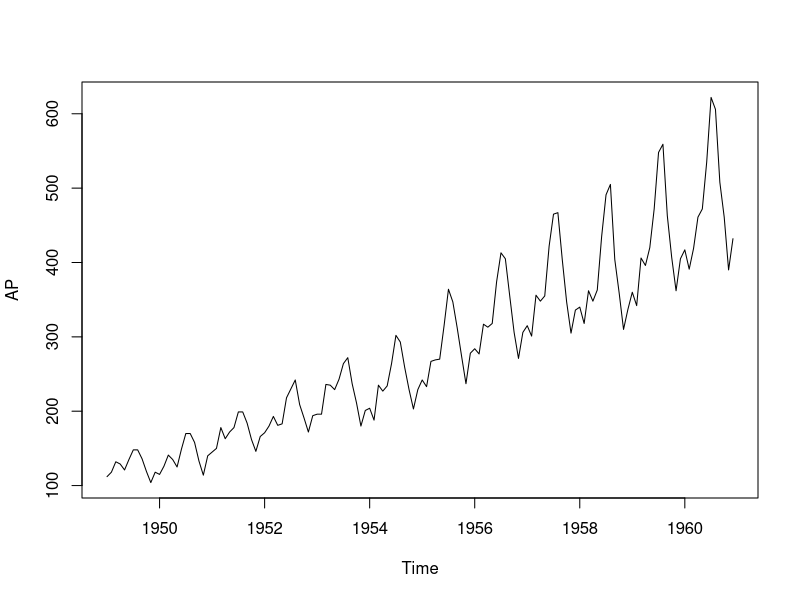
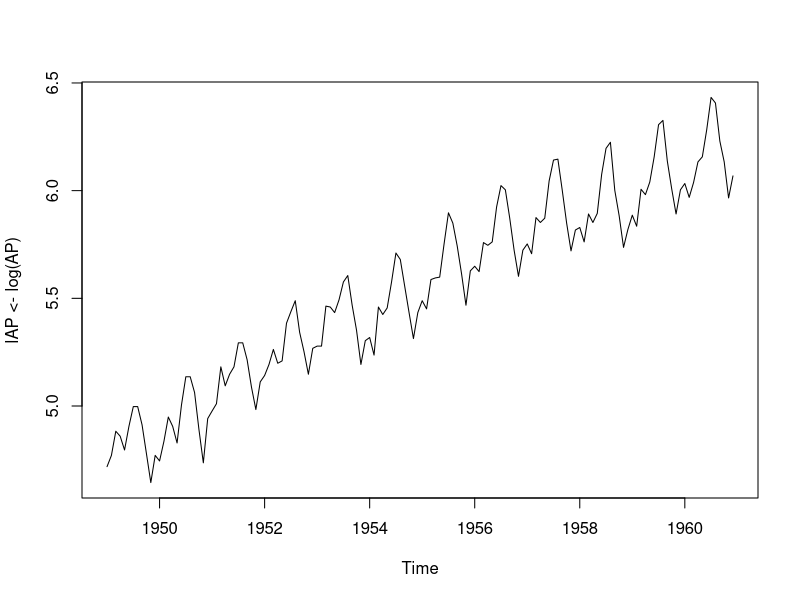
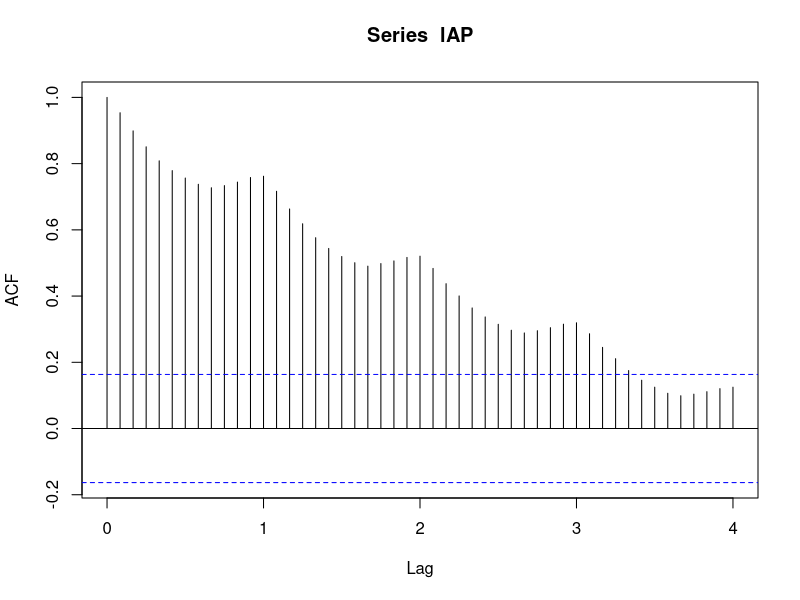
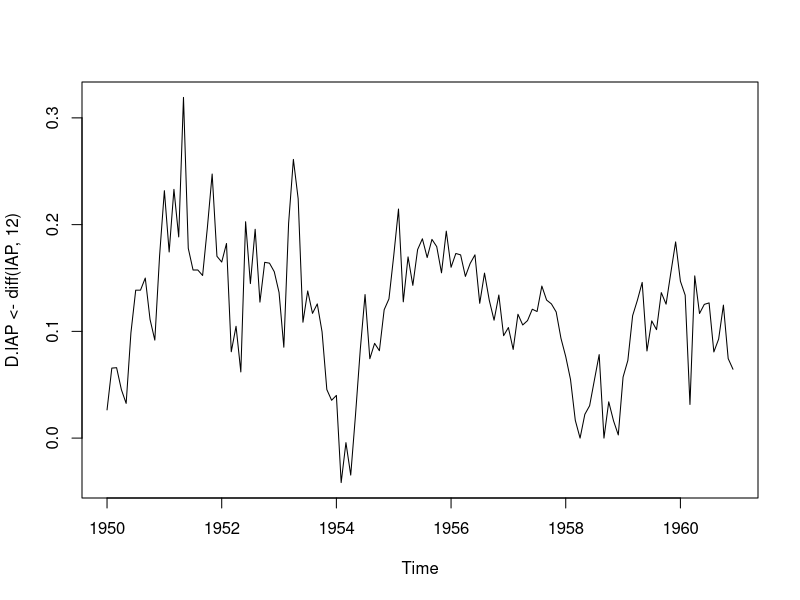
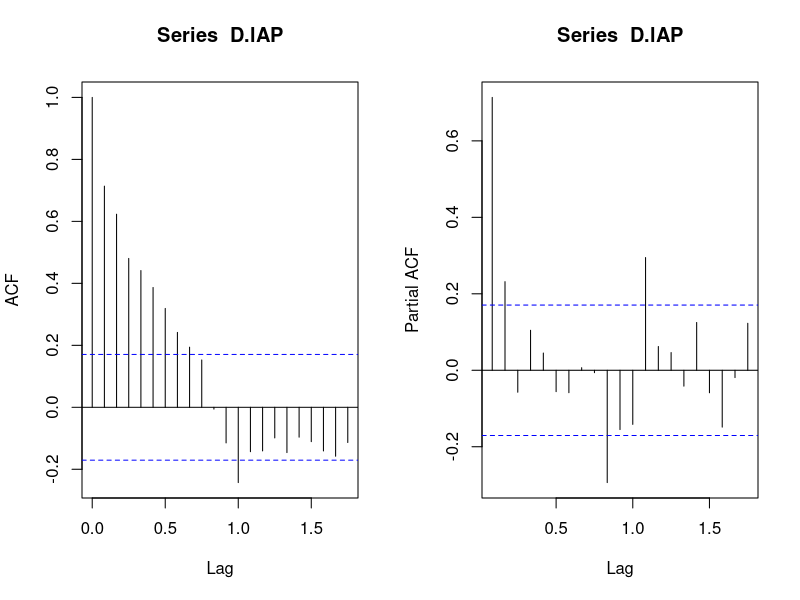
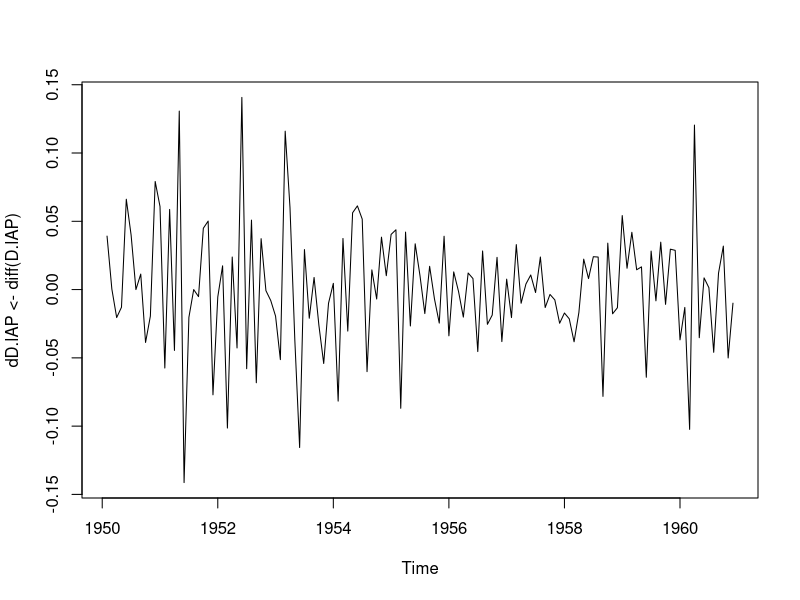
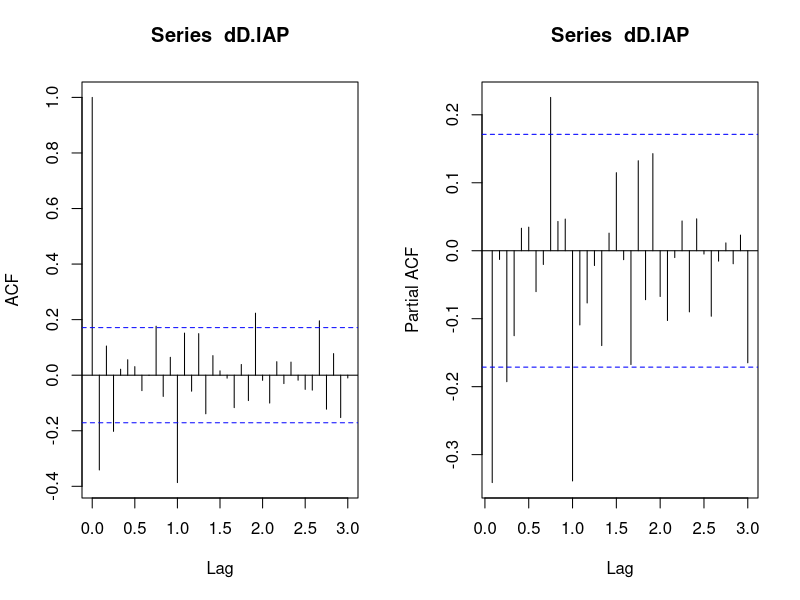
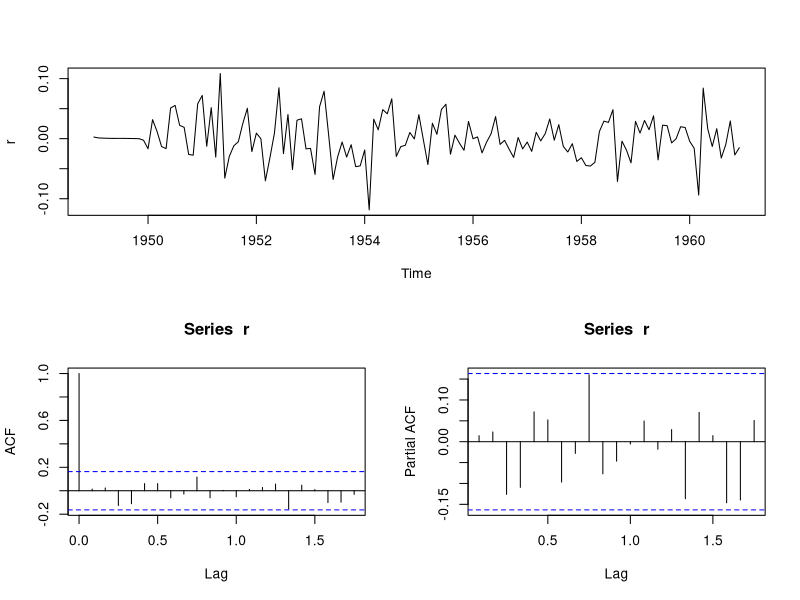

Source code (R) for these figures, in order:
# LAB 6[2]:계절성이 있는 자료에서의 Seasonal ARIMA 모형 적합 2

data("AirPassengers")
AP <- AirPassengers
ts.plot(AP)
# 뚜렷한 계절성과 선형추세가 관찰됨. 분산 안정화도 필요해보임.

ts.plot(lAP <- log(AP))

## 모형식별
acf(lAP, lag.max=48)
# lag 1,2,3년에서 sacf값이 천천히 감소함

ts.plot(D.lAP<-diff(lAP, 12))
# 계절 차분된 자료는 평균이 0이 아닌 시계열로 보임.
# sacf, spacf를 확인해볼 필요가 있어보임
layout(t(1:2))
acf(D.lAP)
pacf(D.lAP)
# acf가 선형적으로 감소하므로 확률적 추세로 보고 추가적인 차분

layout(1)
ts.plot(dD.lAP<-diff(D.lAP))

layout(t(1:2))
acf(dD.lAP, lag.max=36); pacf(dD.lAP, lag.max=36)

library(forecast)
aic <- 1000
for (p in 0:2) for (q in 0:2) for (P in 0:2) for (Q in 0:2){
  try({aic.tmp<-AIC(Arima(lAP, order=c(p,1,q), seasonal=list(order=c(P,1,Q)
      , period=12)))}, TRUE)
  if (aic.tmp<aic){
    aic<-aic.tmp
    cat("p=",p,"q=",q,"P=",P,"Q=",Q,"AIC=",aic, "\n")
  }
}

## 잔차분석
library(forecast)
lAP.fit<-Arima(lAP, order=c(0,1,1), seasonal=list(order=c(0,1,1),
              period=12))
r <-lAP.fit$res
layout(matrix(c(1,2,1,3),2,2))
ts.plot(r); acf(r); pacf(r)

Box.test(r, lag=12, type="Lj")

## 모수추정결과
lAP.fit

layout(1)
hat.lAP <- lAP.fit$fitted # 적합값
ts.plot(AP)
lines(exp(hat.lAP), col="red", lty=2)

plot(forecast(lAP.fit, h=24))


lAP.fore <- forecast(lAP.fit, h=24)
AP.mean <- ts(exp(lAP.fore$mean), start=1961, freq=12)
AP.U95 <- ts(exp(lAP.fore$upper[,2]), start=1961, freq=12)
AP.L95 <- ts(exp(lAP.fore$lower[,2]), start=1961, freq=12)
ts.plot(AP, xlim=c(1949, 1960+3), ylim=c(80,max(AP.U95)+50))
lines(AP.mean, col="blue")
lines(AP.U95, col="blue", lty=2)
lines(AP.L95, col="blue", lty=2)

## auto.arima
auto.arima(lAP)

plot(forecast(auto.arima(lAP), h=24))

lAP.fore <- forecast(auto.arima(lAP), h=24)
AP.mean <- ts(exp(lAP.fore$mean), start=1961, freq=12)
AP.U95 <- ts(exp(lAP.fore$upper[,2]), start=1961, freq=12)
AP.L95 <- ts(exp(lAP.fore$lower[,2]), start=1961, freq=12)
ts.plot(AP, xlim=c(1949, 1960+3), ylim=c(80,max(AP.U95)+50))
lines(AP.mean, col="blue")
lines(AP.U95, col="blue", lty=2)
lines(AP.L95, col="blue", lty=2)
